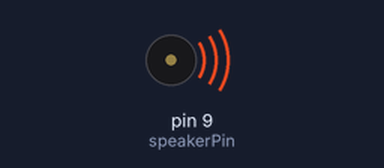
A sketch run on a simulated Arduino Uno, built with avr-gcc and run on an emulated ATmega328P. Parts: buzzer (waves = sounding).

Above: at 0.2 s.
At 11.0 s:
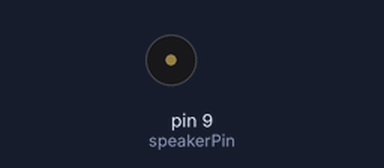
Timing chart, 0 to 12.2 s (numbered marks = the images above):
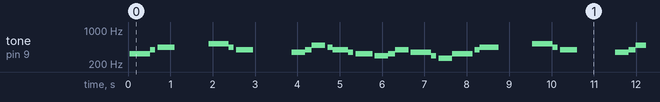

The sketch:

Pr6.2.ino
```cpp
 const int speakerPin = 9;
 int tempo = 100;

 int length = 60;
 char notes[] = "efga Cbag fgbagfedegfedcefga Cbag fgbagfedegfedcefgaaaabbabC ";
 int beats[]={1,3,1,4,7,1,3,1,4,8,3,1,3,1,3,1,4,3,1,3,1,3,1,3,1,3,1,4,7,1,3,1,4,8,3,1,3,1,3,1,4,3,1,3,1,3,1,3,1,3,1,3,1,3,1,3,1,3,1,8};

 void setup() {

 pinMode(speakerPin, OUTPUT);
 }

 void loop() {
    for (int i = 0; i < length; i++) {
    if (notes[i] == ' ') {
      delay(beats[i] * tempo);
    } else {
      playNote(notes[i], beats[i] * tempo);
    }

    delay(tempo / 2);
  }
 }

 void playTone(int tone, int duration) {
 for (long i = 0; i < duration * 1000L; i += tone * 2) {
    digitalWrite(speakerPin, HIGH);
    delayMicroseconds(tone);
    digitalWrite(speakerPin, LOW);
    delayMicroseconds(tone);
  }
 }

 void playNote(char note, int duration) {
  char names[] = { 'c', 'd', 'e', 'f', 'g', 'a', 'b', 'C' , 'D'};
  int tones[] = { 1915, 1700, 1519, 1432, 1275, 1136, 1014, 956, 840};


  for (int i = 0; i < 9; i++) {
    if (names[i] == note) {
      playTone(tones[i], duration);
     }
   }
 }
```

Measured:
- by itself, tone on pin 9 (speakerPin): plays 328 Hz for 0.48 s, 391 Hz for 0.12 s, 438 Hz for 0.40 s, 521 Hz for 0.48 s, 438 Hz for 0.12 s, 391 Hz for 0.40 s … (325 notes in this stretch)
